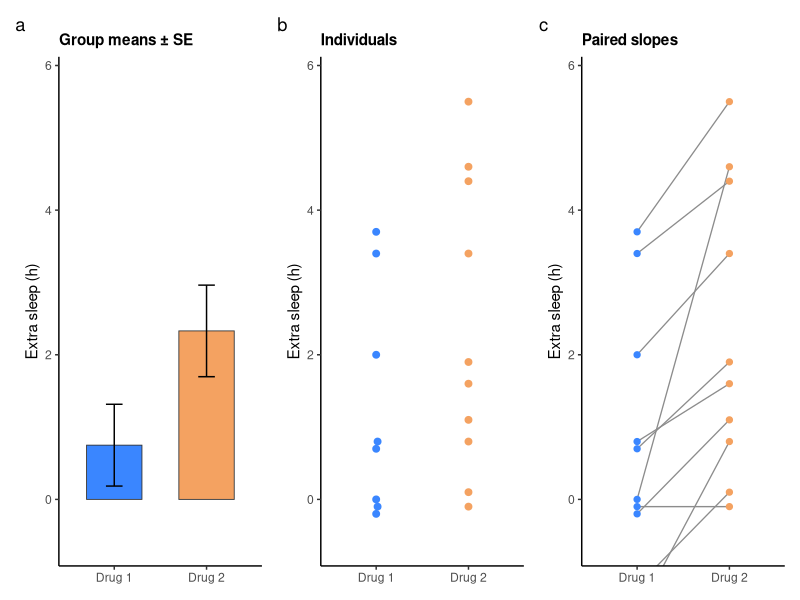
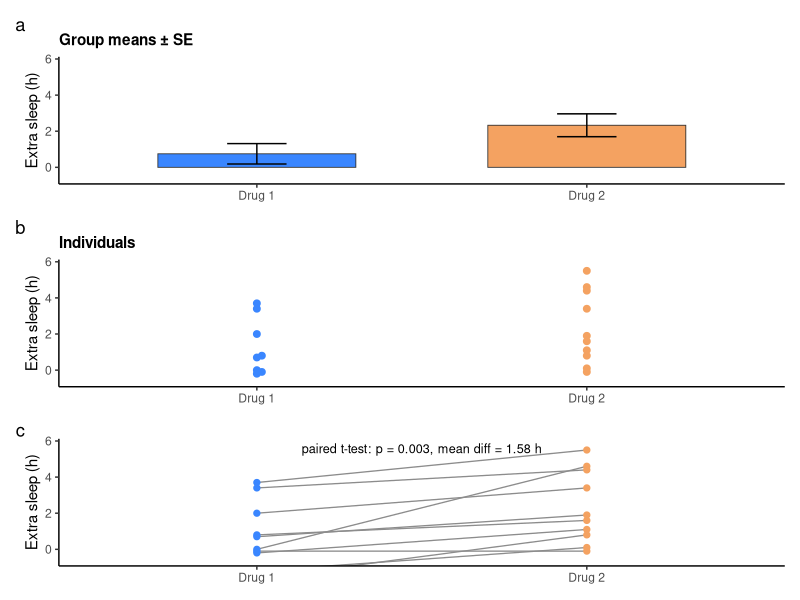
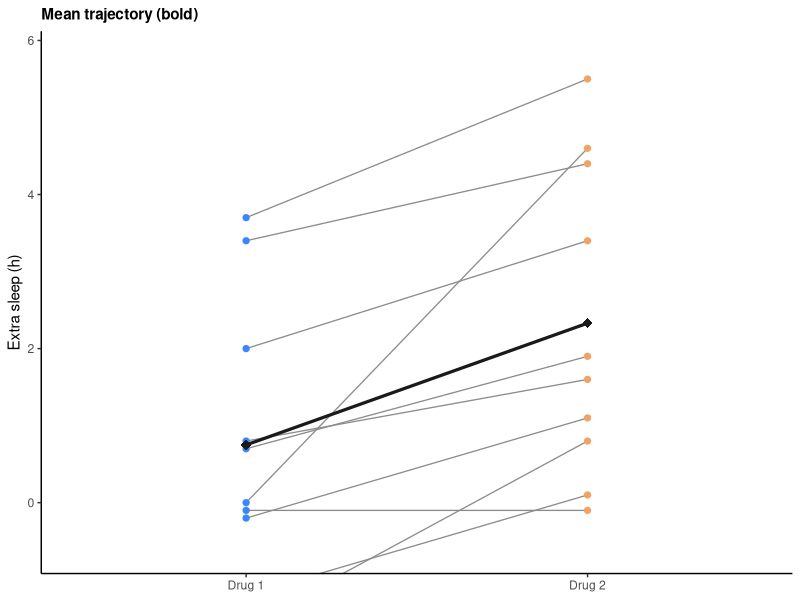

These figures' R source, in order:
## ---- chunk 1
# Installing necessary packages
if (!requireNamespace("tidyverse", quietly = TRUE)) {
  install.packages("tidyverse")
}
if (!requireNamespace("ggbeeswarm", quietly = TRUE)) {
  install.packages("ggbeeswarm")
}
if (!requireNamespace("patchwork", quietly = TRUE)) {
  install.packages("patchwork")
}

# Load packages
library(tidyverse)
library(ggbeeswarm)
library(patchwork)
## ---- chunk 2
data("sleep")

sleep_data <- sleep |>
  mutate(group = factor(group, labels = c("Drug 1", "Drug 2")),
         ID = factor(ID))

head(sleep_data, 4)
## ---- chunk 3
panel_colors <- c("Drug 1" = "#3a86ff", "Drug 2" = "#f4a261")
panel_theme <- theme_classic(base_size = 11) +
  theme(legend.position = "none",
        plot.title = element_text(size = 11, face = "bold"))
shared_range <- coord_cartesian(ylim = c(-0.6, 5.8))

summary_stats <- sleep_data |>
  group_by(group) |>
  summarise(mean_extra = mean(extra), se = sd(extra) / sqrt(n()), .groups = "drop")
## ---- chunk 4
#| label: fig-1.1ComboPanels
#| fig-cap: "sleep 研究的柱状/蜂群/配对折线三面板"
#| out.width: "100%"
#| warning: false
#| message: false
#| fig-width: 10
#| fig-height: 4

panel_a <- ggplot(summary_stats, aes(group, mean_extra, fill = group)) +
  geom_col(width = .6, colour = "grey20", linewidth = .3) +
  geom_errorbar(aes(ymin = mean_extra - se, ymax = mean_extra + se),
                width = .18, linewidth = .5) +
  scale_fill_manual(values = panel_colors) +
  labs(x = NULL, y = "Extra sleep (h)", title = "Group means ± SE") +
  panel_theme + shared_range

panel_b <- ggplot(sleep_data, aes(group, extra, colour = group)) +
  geom_beeswarm(cex = 1.6, size = 2) +
  scale_colour_manual(values = panel_colors) +
  labs(x = NULL, y = "Extra sleep (h)", title = "Individuals") +
  panel_theme + shared_range

panel_c <- ggplot(sleep_data, aes(group, extra, group = ID)) +
  geom_line(colour = "grey55", linewidth = .45) +
  geom_point(aes(colour = group), size = 1.8) +
  scale_colour_manual(values = panel_colors) +
  labs(x = NULL, y = "Extra sleep (h)", title = "Paired slopes") +
  panel_theme + shared_range

panel_a + panel_b + panel_c + plot_annotation(tag_levels = "a")
## ---- chunk 5
#| label: fig-1.2StackedCombo
#| fig-cap: "带配对 t 检验标注的纵向组合面板"
#| out.width: "60%"
#| warning: false
#| message: false
#| fig-width: 4.2
#| fig-height: 10

wide <- sleep_data |>
  select(ID, group, extra) |>
  pivot_wider(names_from = group, values_from = extra)
paired_test <- t.test(wide[["Drug 2"]], wide[["Drug 1"]], paired = TRUE)
test_label <- sprintf("paired t-test: p = %.3f, mean diff = %.2f h",
                      paired_test$p.value, paired_test$estimate)

panel_c2 <- panel_c +
  labs(title = NULL) +
  annotate("text", x = 1.5, y = 5.6, label = test_label, size = 3.2)

panel_a + panel_b + panel_c2 +
  plot_layout(ncol = 1) +
  plot_annotation(tag_levels = "a")
## ---- chunk 6
#| label: fig-1.3MeanTrajectory
#| fig-cap: "高亮均值轨迹的配对斜率图"
#| out.width: "70%"
#| warning: false
#| message: false
#| fig-width: 5
#| fig-height: 5

panel_c +
  stat_summary(aes(group = 1), fun = mean, geom = "line",
               colour = "grey10", linewidth = 1.1) +
  stat_summary(aes(group = 1), fun = mean, geom = "point",
               shape = 18, size = 3.2, colour = "grey10") +
  labs(title = "Mean trajectory (bold)")
